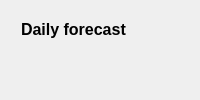
<ui version="4.0">
 <class>DailyForecastWidget</class>
 <widget class="QWidget" name="DailyForecastWidget">
  <layout class="QVBoxLayout" name="vbox">
   <item><widget class="QLabel" name="titleLabel"><property name="text"><string>Daily forecast</string></property><property name="styleSheet"><string notr="true">font-size:16px;font-weight:600;padding-left:6px;</string></property></widget></item>
   <item><widget class="QWidget" name="listContainerWidget"><layout class="QVBoxLayout" name="listLayout"/></widget></item>
  </layout>
 </widget>
</ui>
